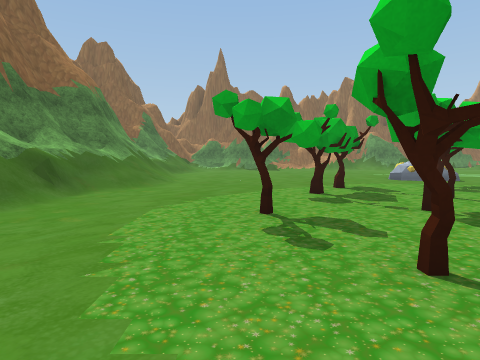
view 1 (above)

16 first-person views from a walk through a scene from a Unity 3-D project. The camera is 1.4 m above the floor, tilts 4° down and sees 75° across. The floor is counted in squares, 2 m on a side. Each view is taken from the middle of a square. On the plan, view 1 faces up. The plan holds only what a view shows up to about 10 squares ahead; the rest is blank. The place goes on beyond the plan. The player is left out. Some surface patterns are stand-ins.

view 2
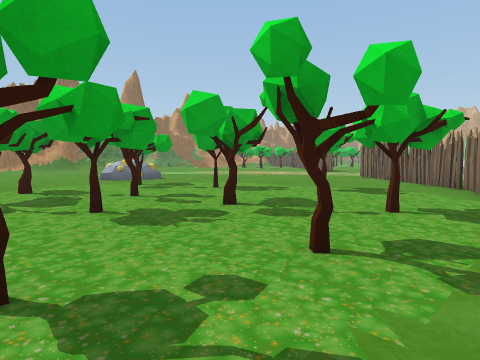

view 3
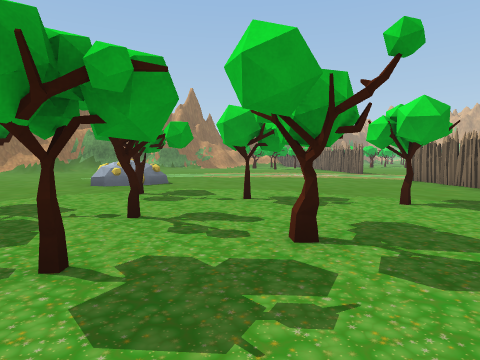

view 4
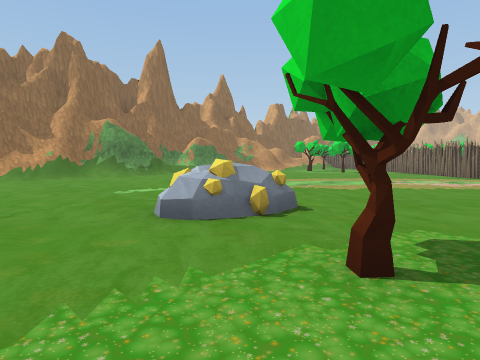

view 5
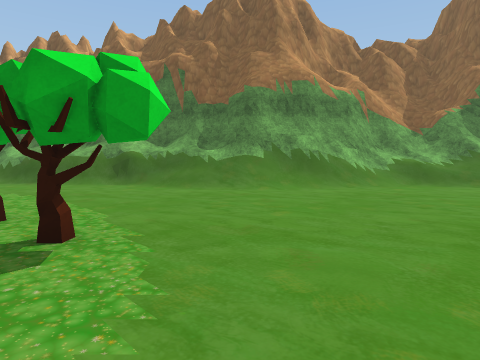

view 6
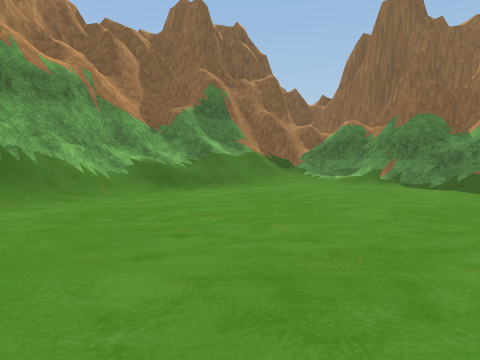

view 7
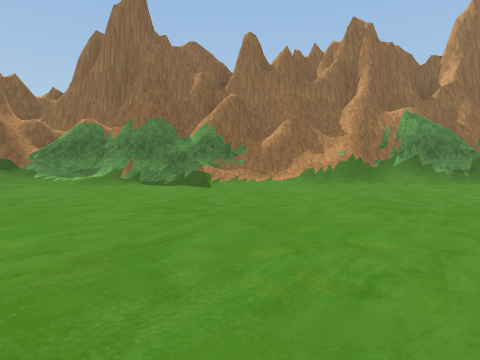

view 8
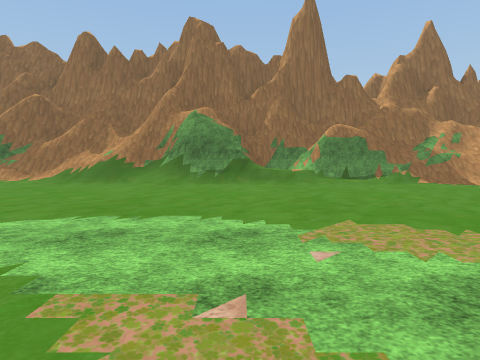

view 9
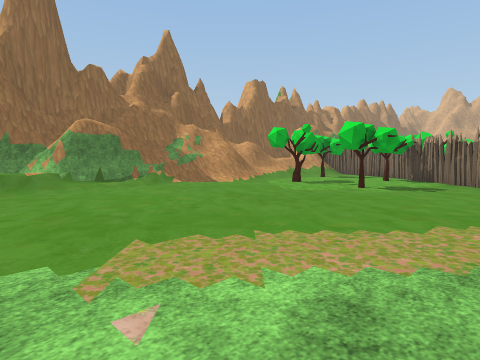

view 10
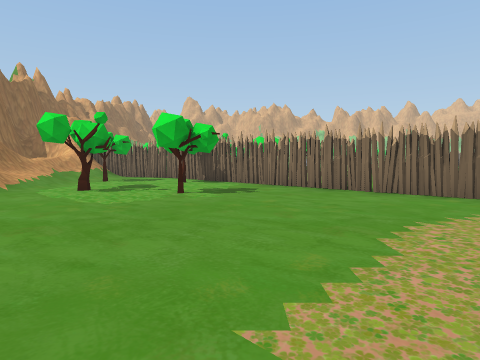

view 11
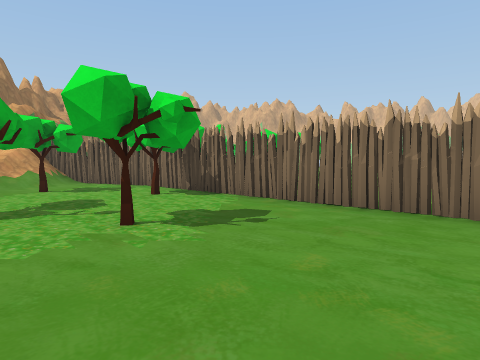

view 12
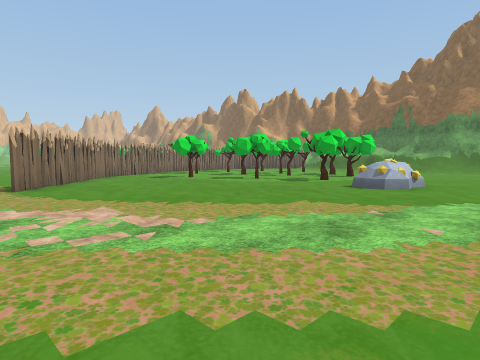

view 13
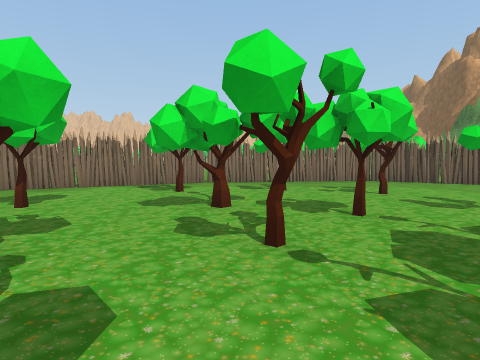

view 14
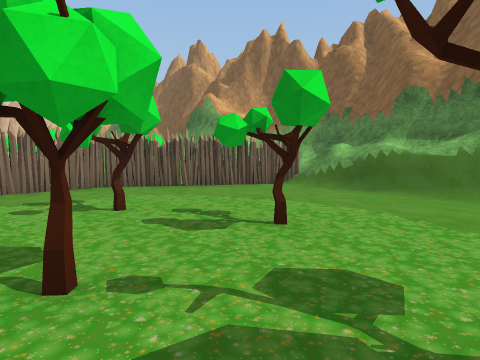

view 15
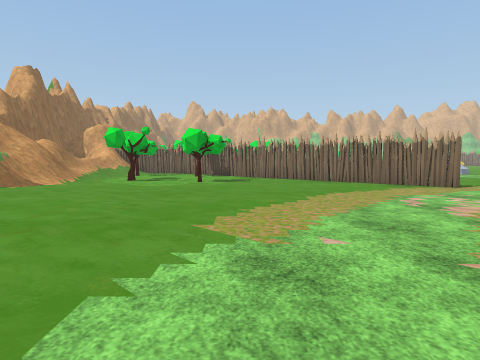

view 16
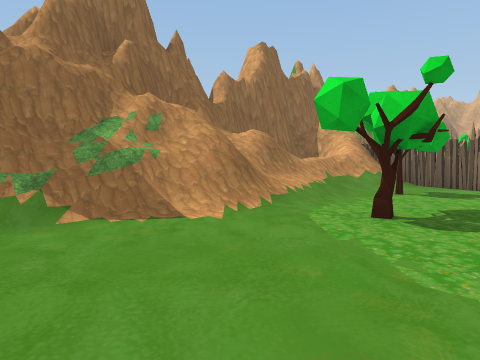

### Floor plan
Key: @ floor where view 1 was taken; # wall or solid block; . main floor; : floor 0.5 m higher than the main floor; + floor 1 m higher than the main floor; / step, stairs or slope; = window, fence, low wall or low ledge; T tree; O other object.
Columns run from 6 left of view 1 to 24 right of it. Each row starts with its distance up from view 1.
 20   ######=/=#/#########  =#=  ##
 19   #####////////##////:+ =///=##
 18   #////./...../........//////#
 17  ##//......................T##
 16  #///...................T...#
 15 ##//......................T##
 14 ##//...................T..##
 13  #//......................#
 12  ##/.....................##
 11  ##=....................##
 10  ##//......OO..........##
  9  ##//.................##
  8  #///......T..........#
  7  #//....T........... ..
  6  #//....T...T.......
  5  #=/......T.......#.
  4 ##=...TT.TTT.T...##.
  3 ##=.......T......#..
  2 #=/....T........##.
  1 ###......T.T..###
  0   ###.@.....###
 -1     ###.#####
 -2       ###

Where each view was taken, in squares from view 1:
view 1: 0 up, 0 right, facing up
view 2: 0 up, 1 right, facing up-right
view 3: 2 up, 2 right, facing up-right
view 4: 7 up, 3 right, facing up-right
view 5: 9 up, 5 right, facing left
view 6: 10 up, 3 right, facing up-left
view 7: 10 up, 3 right, facing up
view 8: 10 up, 10 right, facing up
view 9: 11 up, 10 right, facing up-right
view 10: 13 up, 11 right, facing right
view 11: 13 up, 14 right, facing right
view 12: 13 up, 14 right, facing down-left
view 13: 8 up, 4 right, facing down
view 14: 6 up, 3 right, facing down-left
view 15: 13 up, 8 right, facing right
view 16: 15 up, 14 right, facing up-right
